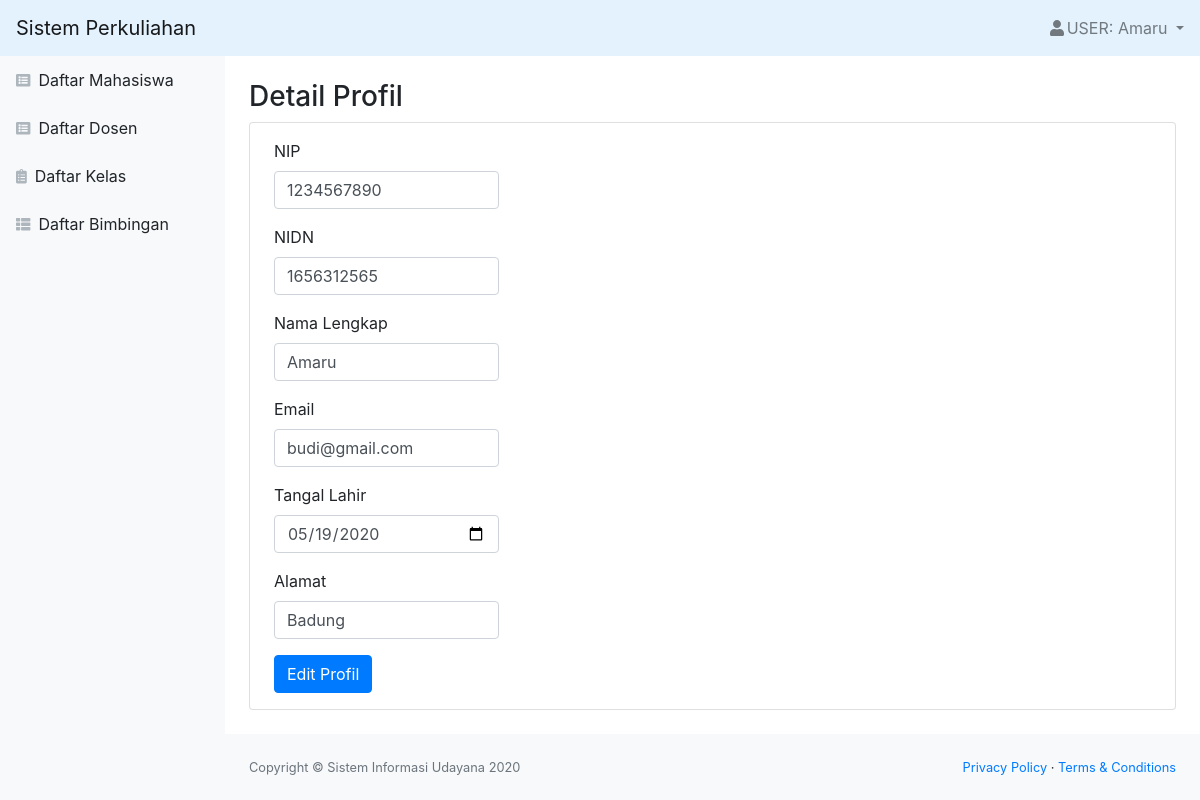
Screenshot of /profil_dosen.php (signed in) with the database file from the repository.
### tables this page shows
CREATE TABLE `dosen` (
  `id_dosen` int(11) NOT NULL,
  `role` char(1) NOT NULL,
  `nip` varchar(25) NOT NULL,
  `nidn` char(10) NOT NULL,
  `nama` varchar(50) NOT NULL,
  `email` varchar(50) NOT NULL,
  `alamat` varchar(50) NOT NULL,
  `tanggal_lahir` date NOT NULL,
  `status` varchar(20) NOT NULL,
  `password` varchar(300) NOT NULL
);

### profil_dosen.php (the view, shortened to what this page needs)
<?php
    include "function.php";
    $nama = $_SESSION['nama'];
    $id = $_SESSION['id'];
    $queryUser = mysqli_query($koneksi, "SELECT * FROM dosen WHERE id_dosen = '$id'");
    $user = mysqli_fetch_assoc($queryUser);
?>
<!DOCTYPE html>
<html lang="en">
    <head>
        <link href="css/styles.css" rel="stylesheet" />
        <link href="https://cdn.datatables.net/1.10.20/css/dataTables.bootstrap4.min.css" rel="stylesheet" />
    </head>
    <body class="sb-nav-fixed">
        <nav class="sb-topnav navbar navbar-light" style="background-color: #e3f2fd;">
            <a class="navbar-brand" href="index.php">Sistem Perkuliahan</a>
            <ul class="navbar-nav ml-auto">
                <li class="nav-item dropdown">
                    <a class="nav-link dropdown-toggle" id="userDropdown" href="#" role="button" data-toggle="dropdown" aria-haspopup="true" aria-expanded="false"><i class="fas fa-user fa-fw"></i>USER: <?= $nama; ?> </a>
                </li>
            </ul>
        </nav>
        <div id="layoutSidenav">
            <div id="layoutSidenav_nav">
                <nav class="sb-sidenav accordion sb-sidenav-light" id="sidenavAccordion">
                    <div class="sb-sidenav-menu">
                        <div class="nav">
                            <a class="nav-link" href="mahasiswa.php"
                                ><div class="sb-nav-link-icon"><i class="fas fa-list-alt"></i></div>
                                Daftar Mahasiswa</a
                            >
                            <a class="nav-link" href="dosen.php"
                                ><div class="sb-nav-link-icon"><i class="fas fa-list-alt"></i></div>
                                Daftar Dosen</a
                            >
                            <a class="nav-link" href="kelas.php"
                                ><div class="sb-nav-link-icon"><i class="fas fa-clipboard-list"></i></div>
                                Daftar Kelas</a
                            >
                            <a class="nav-link" href="bimbingan.php"
                                ><div class="sb-nav-link-icon"><i class="fas fa-th-list"></i></div>
                                Daftar Bimbingan</a
                            >
                        </div>
                    </div>
                </nav>
            </div>
            <div id="layoutSidenav_content">
                <main>
                    <div class="container-fluid">
                        <h3 class="mt-4">Detail Profil</h3>
                        <div class="card mb-4">
                            <form action="function.php?act=editDosen&id_dosen=<?= $user['id_dosen']; ?>" id="edit" method="POST" >
                                <div class="form-group ml-4 py-3 mb-0">
                                    <label for="nip">NIP</label>
                                    <input type="text" class="form-control col-sm-3" id="nip" name="nip" value="<?= $user['nip']; ?>" >
                                </div>
                                <div class="form-group ml-4">
                                    <label for="nidn">NIDN</label>
                                    <input type="text" class="form-control col-sm-3" id="nidn" name="nidn" value="<?= $user['nidn']; ?>" >
                                </div>
                                <div class="form-group ml-4">
                                    <label for="nama">Nama Lengkap</label>
                                    <input type="text" class="form-control col-sm-3" id="nama" name="nama" value="<?= $user['nama']; ?>">
                                </div>
                                <div class="form-group ml-4">
                                    <label for="email">Email</label>
                                    <input type="text" class="form-control col-sm-3" id="email" name="email" value="<?= $user['email']; ?>">
                                </div>
                                <div class="form-group ml-4">
                                    <label for="tgl_lahir">Tangal Lahir</label>
                                    <input type="date" class="form-control col-sm-3" id="tgl_lahir" name="tgl_lahir" value="<?= $user['tanggal_lahir']; ?>">
                                </div>
                                <div class="form-group ml-4">
                                    <label for="alamat">Alamat</label>
                                    <input type="text" class="form-control col-sm-3" id="alamat" name="alamat" value="<?= $user['alamat']; ?>">
                                </div>
                                <input type="submit" name="edit_btn" id="edit" class="btn btn-primary ml-4 mb-3" value="Edit Profil">
                            </form>
                        </div>
                    </div>
                </main>
                <footer class="py-4 bg-light mt-auto">
                    <div class="container-fluid">
                        <div class="d-flex align-items-center justify-content-between small">
                            <div class="text-muted">Copyright &copy; Sistem Informasi Udayana 2020</div>
                            <div>
                                <a href="#">Privacy Policy</a>
                                &middot;
                                <a href="#">Terms &amp; Conditions</a>
                            </div>
                        </div>
                    </div>
                </footer>
            </div>
        </div>
    </body>
</html>

### rows the page displays
dosen: nip "1234567890", nidn "1656312565", nama "Amaru", email "budi@gmail.com", tgl_lahir "05/19/2020", alamat "Badung"

### other values shown
$nama "Amaru"
